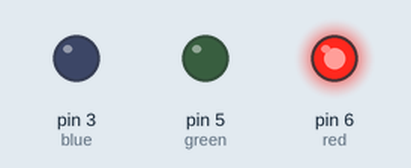
Simulated run of this sketch. Board: Arduino Uno, built with avr-gcc and run on an emulated ATmega328P. Shown: output pins drawn as LEDs (lit = HIGH).

Above: at 0.5 s.
At 1.5 s:
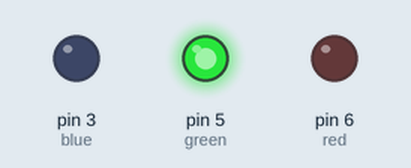
At 2.5 s:
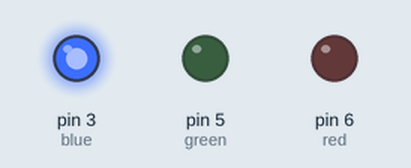
At 3.5 s:
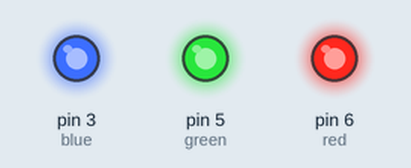
Timing chart, 0 to 5.2 s (numbered marks = the images above):
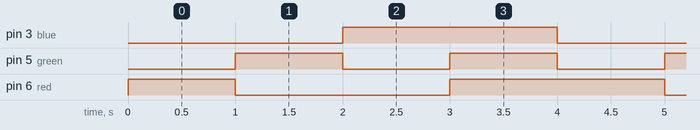

The sketch:

labo2a.ino
```cpp
int red = 6;
int green = 5;
int blue = 3;

void setup() {
  // put your setup code here, to run once:
  pinMode(red,OUTPUT);
  pinMode(green,OUTPUT);
  pinMode(blue,OUTPUT);

}

void loop() {
  // put your main code here, to run repeatedly:
  setColor(255,0,0);
  delay(1000);
  setColor(0,255,0);
  delay(1000);
  setColor(0,0,255);
  delay(1000);
  setColor(125,255,100);
  delay(1000);
}

// funcion
void setColor(int r, int g, int b){
  digitalWrite(red, r);
  digitalWrite(green,g);
  digitalWrite(blue, b);
}
```

Measured:
- by itself, pin 3 (blue): alternates HIGH for 2.0 s and LOW for 2.0 s
- by itself, pin 5 (green): alternates HIGH for 1.0 s and LOW for 1.0 s
- by itself, pin 6 (red): repeats every 4.0 s: LOW 2.0 s, HIGH 2.0 s
